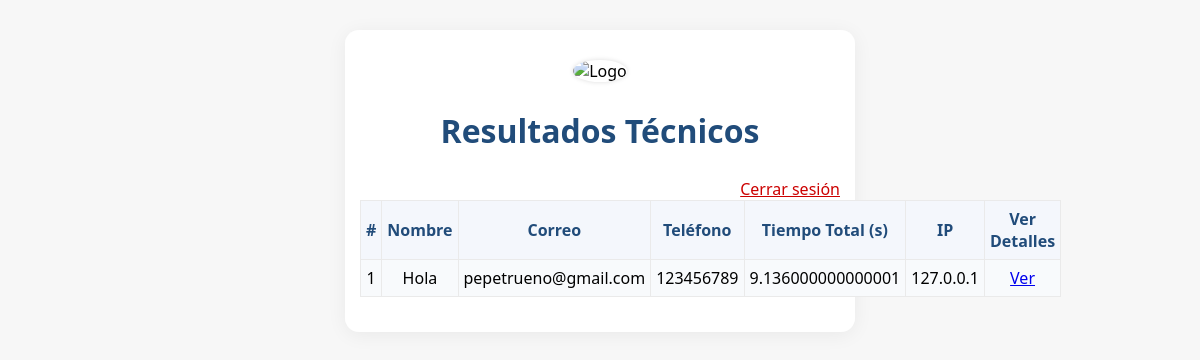
The app's page /admin (signed in), older data.
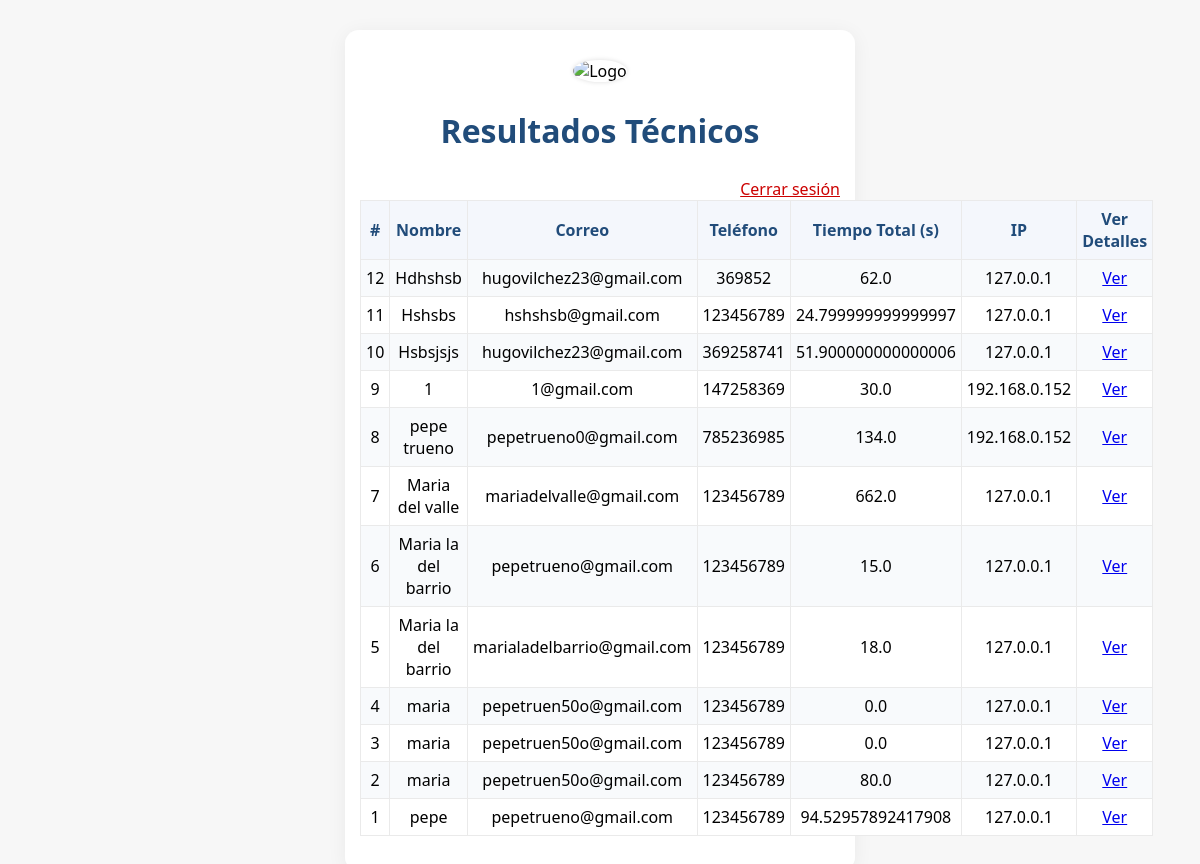
The same page, newer data.
### tables this page shows
CREATE TABLE respuestas (
                id INTEGER PRIMARY KEY AUTOINCREMENT,
                nombre TEXT,
                correo TEXT,
                telefono TEXT,
                respuestas TEXT,
                tiempos TEXT,
                tiempo_total REAL,
                ip TEXT
            );

### app.py (the view)
@app.route("/admin")
@admin_required
def admin_panel():
    conn = sqlite3.connect(DB_FILE)
    c = conn.cursor()
    c.execute("SELECT id, nombre, correo, telefono, tiempo_total, ip FROM respuestas ORDER BY id DESC")
    rows = c.fetchall()
    conn.close()
    return render_template("resultados.html", resultados=rows)

### app.py (called while the page is built)
def admin_required(f):
    from functools import wraps
    @wraps(f)
    def decorated(*args, **kwargs):
        if not session.get("admin_logged_in"):
            return redirect(url_for("admin_login"))
        return f(*args, **kwargs)
    return decorated

### templates/resultados.html (shortened to what this page needs)
<!DOCTYPE html>
<html lang="es">
<head>
    <link rel="stylesheet" href="{{ url_for('static', filename='style.css') }}">
</head>
<body>
    <div class="container">
        <div class="logo-box">
            <img src="{{ url_for('static', filename='logo.png') }}" alt="Logo">
        </div>
        <h2>Resultados Técnicos</h2>
        <a href="{{ url_for('admin_logout') }}" style="float:right; color:#c00;">Cerrar sesión</a>
        <table>
            <tr>
                <th>#</th>
                <th>Nombre</th>
                <th>Correo</th>
                <th>Teléfono</th>
                <th>Tiempo Total (s)</th>
                <th>IP</th>
                <th>Ver Detalles</th>
            </tr>
            {% for r in resultados %}
            <tr>
                <td>{{ r[0] }}</td>
                <td>{{ r[1] }}</td>
                <td>{{ r[2] }}</td>
                <td>{{ r[3] }}</td>
                <td>{{ r[4] }}</td>
                <td>{{ r[5] }}</td>
                <td><a href="{{ url_for('admin_detalle', res_id=r[0]) }}">Ver</a></td>
            </tr>
            {% endfor %}
        </table>
    </div>
</body>
</html>

### static/style.css (style rules this page uses)
body { font-family: 'Segoe UI', Arial, sans-serif; background: #f7f7f7; margin: 0; padding: 0; }
.container { max-width: 480px; margin: 30px auto; padding: 30px 15px 15px 15px; background: rgba(255,255,255,0.97); border-radius: 14px; box-shadow: 0 3px 20px rgba(0,0,0,0.06); }
.logo-box { text-align: center; margin-bottom: 22px; }
.logo-box img { width: 90px; border-radius: 50%; box-shadow: 0 0 5px #ddd; }
h1, h2 { text-align: center; color: #214C7A; font-size: 2rem; }
table { width: 100%; border-collapse: collapse; margin: 20px 0; background: #fff; }
th, td { padding: 7px 5px; border: 1px solid #eaeaea; text-align: center; }
th { background: #f4f7fc; color: #214C7A; }
tr:nth-child(even) { background: #f8fafc; }

Row changes from the older to the newer data that the page shows:
added respuestas: id "12", nombre "Hdhshsb", correo "hugovilchez23@gmail.com", telefono "369852", tiempo_total "62.0", ip "127.0.0.1"
added respuestas: id "11", nombre "Hshsbs", correo "hshshsb@gmail.com", telefono "123456789", tiempo_total "24.799999999999997", ip "127.0.0.1"
added respuestas: id "10", nombre "Hsbsjsjs", correo "hugovilchez23@gmail.com", telefono "369258741", tiempo_total "51.900000000000006", ip "127.0.0.1"
added respuestas: id "9", nombre "1", correo "1@gmail.com", telefono "147258369", tiempo_total "30.0", ip "192.168.0.152"
added respuestas: id "8", nombre "pepe trueno", correo "pepetrueno0@gmail.com", telefono "785236985", tiempo_total "134.0", ip "192.168.0.152"
added respuestas: id "7", nombre "Maria del valle", correo "mariadelvalle@gmail.com", telefono "123456789", tiempo_total "662.0", ip "127.0.0.1"
added respuestas: id "6", nombre "Maria la del barrio", correo "pepetrueno@gmail.com", telefono "123456789", tiempo_total "15.0", ip "127.0.0.1"
added respuestas: id "5", nombre "Maria la del barrio", correo "marialadelbarrio@gmail.com", telefono "123456789", tiempo_total "18.0", ip "127.0.0.1"
added respuestas: id "4", nombre "maria", correo "pepetruen50o@gmail.com", telefono "123456789", tiempo_total "0.0", ip "127.0.0.1"
added respuestas: id "3", nombre "maria", correo "pepetruen50o@gmail.com", telefono "123456789", tiempo_total "0.0", ip "127.0.0.1"
added respuestas: id "2", nombre "maria", correo "pepetruen50o@gmail.com", telefono "123456789", tiempo_total "80.0", ip "127.0.0.1"
changed respuestas id 1: nombre "Hola" → "pepe"; tiempo_total "9.136000000000001" → "94.52957892417908"
